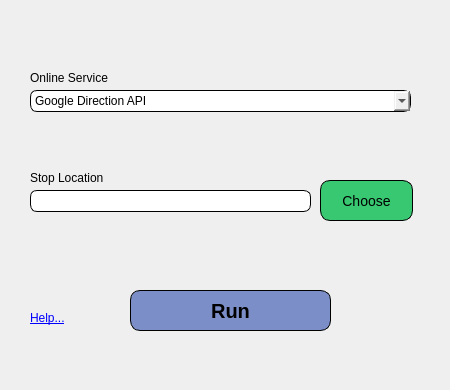
<?xml version="1.0" encoding="UTF-8"?>
<ui version="4.0">
 <class>OnlineRoutingMapperDialogBase</class>
 <widget class="QDialog" name="OnlineRoutingMapperDialogBase">
  <property name="geometry">
   <rect>
    <x>0</x>
    <y>0</y>
    <width>450</width>
    <height>390</height>
   </rect>
  </property>
  <property name="windowTitle">
   <string>Online Routing Mapper</string>
  </property>
  <property name="styleSheet">
   <string notr="true"/>
  </property>
  <widget class="QLineEdit" name="stopTxt">
   <property name="geometry">
    <rect>
     <x>30</x>
     <y>190</y>
     <width>281</width>
     <height>22</height>
    </rect>
   </property>
   <property name="styleSheet">
    <string notr="true">border-radius:7px;
border:1px solid black</string>
   </property>
   <property name="readOnly">
    <bool>true</bool>
   </property>
  </widget>
  <widget class="QLabel" name="stopLbl">
   <property name="geometry">
    <rect>
     <x>30</x>
     <y>170</y>
     <width>221</width>
     <height>16</height>
    </rect>
   </property>
   <property name="text">
    <string>Stop Location</string>
   </property>
  </widget>
  <widget class="QPushButton" name="stopBtn">
   <property name="geometry">
    <rect>
     <x>320</x>
     <y>180</y>
     <width>93</width>
     <height>41</height>
    </rect>
   </property>
   <property name="styleSheet">
    <string notr="true">QPushButton {
font-size:14px;
background-color:#37c871;
border-radius: 10px;
border: 1px solid black;
}

QPushButton:hover {
background-color: #2CA02C;
}</string>
   </property>
   <property name="text">
    <string>Choose</string>
   </property>
  </widget>
  <widget class="QPushButton" name="runBtn">
   <property name="enabled">
    <bool>true</bool>
   </property>
   <property name="geometry">
    <rect>
     <x>130</x>
     <y>290</y>
     <width>201</width>
     <height>41</height>
    </rect>
   </property>
   <property name="font">
    <font>
     <pointsize>-1</pointsize>
     <weight>75</weight>
     <bold>true</bold>
    </font>
   </property>
   <property name="styleSheet">
    <string notr="true">QPushButton {
font-size:20px;
font-weight:bold;
background-color: #7B8EC8;
border-radius: 10px;
border: 1px solid black;
}
QPushButton:hover {
background-color:#546AAA
}</string>
   </property>
   <property name="text">
    <string>Run</string>
   </property>
   <property name="iconSize">
    <size>
     <width>30</width>
     <height>30</height>
    </size>
   </property>
  </widget>
  <widget class="QLabel" name="helpLbl">
   <property name="geometry">
    <rect>
     <x>30</x>
     <y>310</y>
     <width>53</width>
     <height>16</height>
    </rect>
   </property>
   <property name="text">
    <string>&lt;html&gt;&lt;head/&gt;&lt;body&gt;&lt;p&gt;&lt;a href=&quot;https://cbsuygulama.wordpress.com/2015/11/05/shortest-path-analysis-with-online-routing-mapper-plugin/&quot;&gt;&lt;span style=&quot; text-decoration: underline; color:#0000ff;&quot;&gt;Help...&lt;/span&gt;&lt;/a&gt;&lt;/p&gt;&lt;/body&gt;&lt;/html&gt;</string>
   </property>
   <property name="openExternalLinks">
    <bool>true</bool>
   </property>
  </widget>
  <widget class="QComboBox" name="serviceCombo">
   <property name="geometry">
    <rect>
     <x>30</x>
     <y>90</y>
     <width>381</width>
     <height>22</height>
    </rect>
   </property>
   <property name="styleSheet">
    <string notr="true">border-radius:7px;
border:1px solid black</string>
   </property>
   <property name="editable">
    <bool>false</bool>
   </property>
   <item>
    <property name="text">
     <string>Google Direction API</string>
    </property>
   </item>
   <item>
    <property name="text">
     <string>HERE Routing API</string>
    </property>
   </item>
   <item>
    <property name="text">
     <string>YourNavigation API</string>
    </property>
   </item>
   <item>
    <property name="text">
     <string>MapBox Directions API</string>
    </property>
   </item>
   <item>
    <property name="text">
     <string>GraphHopper API</string>
    </property>
   </item>
   <item>
    <property name="text">
     <string>TomTom API</string>
    </property>
   </item>
   <item>
    <property name="text">
     <string>MapQuest API</string>
    </property>
   </item>
   <item>
    <property name="text">
     <string>Open Source Routing Machine (OSRM) API</string>
    </property>
   </item>
  </widget>
  <widget class="QLabel" name="startLlb_2">
   <property name="geometry">
    <rect>
     <x>30</x>
     <y>70</y>
     <width>221</width>
     <height>16</height>
    </rect>
   </property>
   <property name="text">
    <string>Online Service</string>
   </property>
  </widget>
 </widget>
 <resources/>
 <connections/>
</ui>
